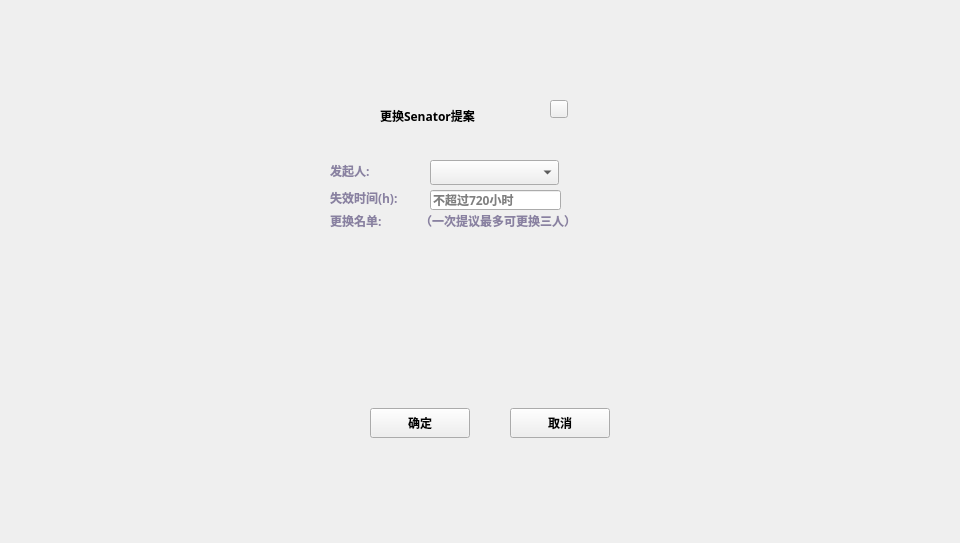
<?xml version="1.0" encoding="UTF-8"?>
<ui version="4.0">
 <class>SenatorChangeSenatorDialog</class>
 <widget class="QDialog" name="SenatorChangeSenatorDialog">
  <property name="geometry">
   <rect>
    <x>0</x>
    <y>0</y>
    <width>960</width>
    <height>543</height>
   </rect>
  </property>
  <property name="windowTitle">
   <string>Dialog</string>
  </property>
  <widget class="QWidget" name="widget" native="true">
   <property name="geometry">
    <rect>
     <x>0</x>
     <y>0</y>
     <width>960</width>
     <height>543</height>
    </rect>
   </property>
   <property name="font">
    <font>
     <family>Microsoft YaHei UI Light</family>
     <weight>75</weight>
     <bold>true</bold>
    </font>
   </property>
   <widget class="QWidget" name="containerWidget" native="true">
    <property name="geometry">
     <rect>
      <x>280</x>
      <y>90</y>
      <width>371</width>
      <height>361</height>
     </rect>
    </property>
    <property name="font">
     <font>
      <family>微软雅黑</family>
     </font>
    </property>
    <widget class="QToolButton" name="cancelBtn">
     <property name="geometry">
      <rect>
       <x>230</x>
       <y>318</y>
       <width>100</width>
       <height>30</height>
      </rect>
     </property>
     <property name="font">
      <font>
       <family>Microsoft YaHei UI Light</family>
       <weight>75</weight>
       <bold>true</bold>
      </font>
     </property>
     <property name="cursor">
      <cursorShape>PointingHandCursor</cursorShape>
     </property>
     <property name="styleSheet">
      <string notr="true"/>
     </property>
     <property name="text">
      <string>取消</string>
     </property>
    </widget>
    <widget class="QLabel" name="nameLabel">
     <property name="geometry">
      <rect>
       <x>100</x>
       <y>10</y>
       <width>211</width>
       <height>31</height>
      </rect>
     </property>
     <property name="font">
      <font>
       <family>Microsoft YaHei UI Light</family>
       <weight>75</weight>
       <bold>true</bold>
      </font>
     </property>
     <property name="text">
      <string>更换Senator提案</string>
     </property>
    </widget>
    <widget class="QToolButton" name="okBtn">
     <property name="geometry">
      <rect>
       <x>90</x>
       <y>318</y>
       <width>100</width>
       <height>30</height>
      </rect>
     </property>
     <property name="font">
      <font>
       <family>Microsoft YaHei UI Light</family>
       <weight>75</weight>
       <bold>true</bold>
      </font>
     </property>
     <property name="cursor">
      <cursorShape>PointingHandCursor</cursorShape>
     </property>
     <property name="styleSheet">
      <string notr="true"/>
     </property>
     <property name="text">
      <string>确定</string>
     </property>
    </widget>
    <widget class="QToolButton" name="closeBtn">
     <property name="geometry">
      <rect>
       <x>270</x>
       <y>10</y>
       <width>18</width>
       <height>18</height>
      </rect>
     </property>
     <property name="cursor">
      <cursorShape>PointingHandCursor</cursorShape>
     </property>
     <property name="focusPolicy">
      <enum>Qt::NoFocus</enum>
     </property>
     <property name="styleSheet">
      <string notr="true"/>
     </property>
     <property name="text">
      <string/>
     </property>
    </widget>
    <widget class="QComboBox" name="account">
     <property name="geometry">
      <rect>
       <x>150</x>
       <y>70</y>
       <width>129</width>
       <height>25</height>
      </rect>
     </property>
    </widget>
    <widget class="QLabel" name="label">
     <property name="geometry">
      <rect>
       <x>50</x>
       <y>70</y>
       <width>101</width>
       <height>21</height>
      </rect>
     </property>
     <property name="styleSheet">
      <string notr="true">QLabel{color: rgb(137,129,161);
font: 11px &quot;Microsoft YaHei UI Light&quot;;}</string>
     </property>
     <property name="text">
      <string>发起人:</string>
     </property>
    </widget>
    <widget class="QLabel" name="label_2">
     <property name="geometry">
      <rect>
       <x>50</x>
       <y>120</y>
       <width>91</width>
       <height>21</height>
      </rect>
     </property>
     <property name="styleSheet">
      <string notr="true">QLabel{color: rgb(137,129,161);
font: 11px &quot;Microsoft YaHei UI Light&quot;;}</string>
     </property>
     <property name="text">
      <string>更换名单:</string>
     </property>
    </widget>
    <widget class="QLabel" name="label_3">
     <property name="geometry">
      <rect>
       <x>140</x>
       <y>120</y>
       <width>211</width>
       <height>21</height>
      </rect>
     </property>
     <property name="styleSheet">
      <string notr="true">QLabel{color: rgb(137,129,161);
font: 11px &quot;Microsoft YaHei UI Light&quot;;}</string>
     </property>
     <property name="text">
      <string>（一次提议最多可更换三人）</string>
     </property>
    </widget>
    <widget class="ChangeSenatorSwitchWidget" name="replaceWidget" native="true">
     <property name="geometry">
      <rect>
       <x>50</x>
       <y>148</y>
       <width>290</width>
       <height>150</height>
      </rect>
     </property>
    </widget>
    <widget class="QLabel" name="label_4">
     <property name="geometry">
      <rect>
       <x>50</x>
       <y>97</y>
       <width>91</width>
       <height>21</height>
      </rect>
     </property>
     <property name="styleSheet">
      <string notr="true">QLabel{color: rgb(137,129,161);
font: 11px &quot;Microsoft YaHei UI Light&quot;;}</string>
     </property>
     <property name="text">
      <string>失效时间(h):</string>
     </property>
    </widget>
    <widget class="QLineEdit" name="lineEdit_expTime">
     <property name="geometry">
      <rect>
       <x>150</x>
       <y>100</y>
       <width>131</width>
       <height>20</height>
      </rect>
     </property>
     <property name="placeholderText">
      <string>不超过720小时</string>
     </property>
    </widget>
   </widget>
  </widget>
 </widget>
 <customwidgets>
  <customwidget>
   <class>ChangeSenatorSwitchWidget</class>
   <extends>QWidget</extends>
   <header>citizen/changesenatorswitchwidget.h</header>
   <container>1</container>
  </customwidget>
 </customwidgets>
 <resources/>
 <connections/>
</ui>
